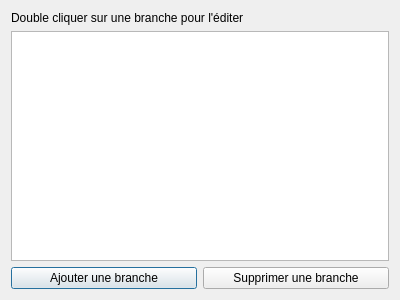
<?xml version="1.0" encoding="UTF-8"?>
<ui version="4.0">
 <class>branch_editor</class>
 <widget class="QDialog" name="branch_editor">
  <property name="geometry">
   <rect>
    <x>0</x>
    <y>0</y>
    <width>400</width>
    <height>300</height>
   </rect>
  </property>
  <property name="windowTitle">
   <string>Dialog</string>
  </property>
  <layout class="QVBoxLayout" name="verticalLayout">
   <item>
    <widget class="QLabel" name="label">
     <property name="text">
      <string>Double cliquer sur une branche pour l'éditer</string>
     </property>
    </widget>
   </item>
   <item>
    <widget class="QListWidget" name="brancheList"/>
   </item>
   <item>
    <layout class="QHBoxLayout" name="horizontalLayout">
     <item>
      <widget class="QPushButton" name="pushButton">
       <property name="text">
        <string>Ajouter une branche</string>
       </property>
      </widget>
     </item>
     <item>
      <widget class="QPushButton" name="pushButton_2">
       <property name="text">
        <string>Supprimer une branche</string>
       </property>
      </widget>
     </item>
    </layout>
   </item>
  </layout>
 </widget>
 <resources/>
 <connections/>
</ui>
